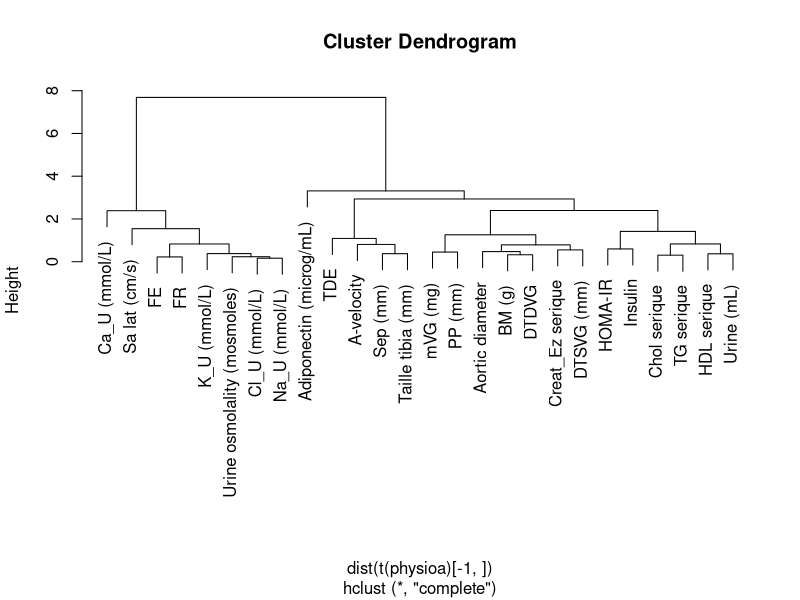
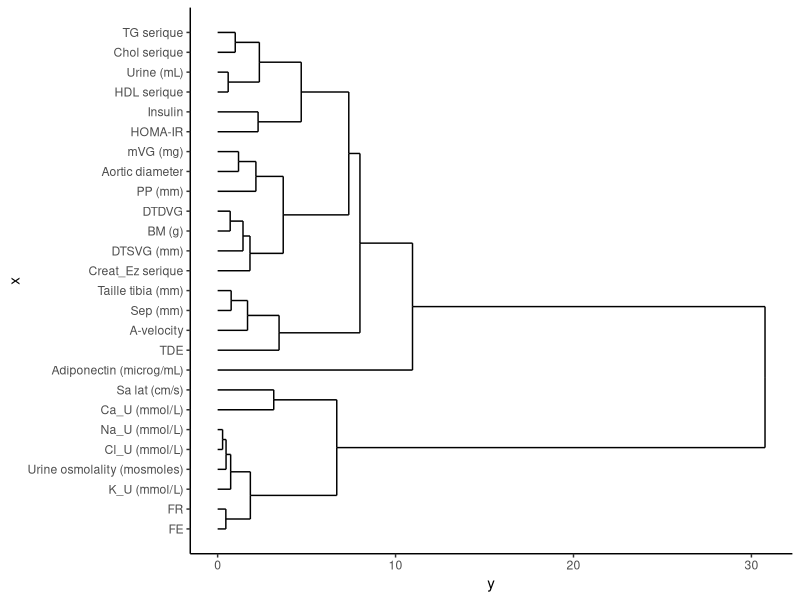
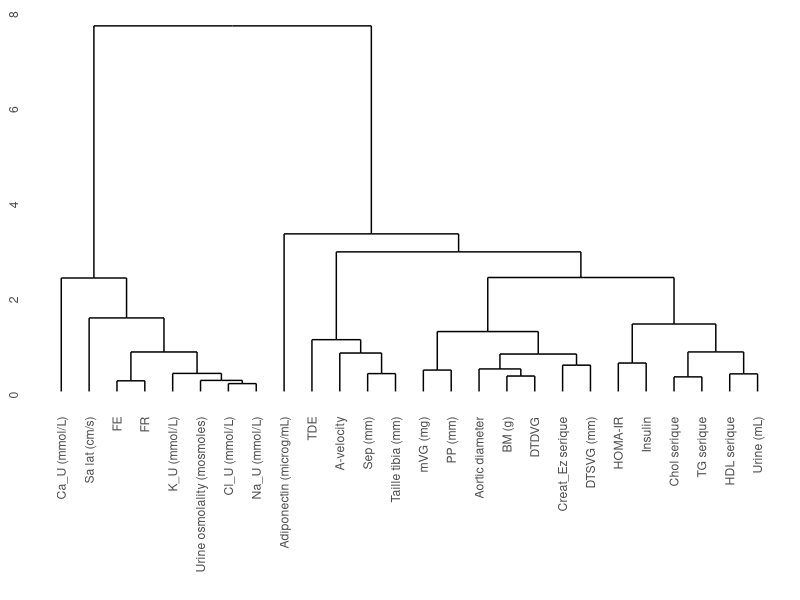
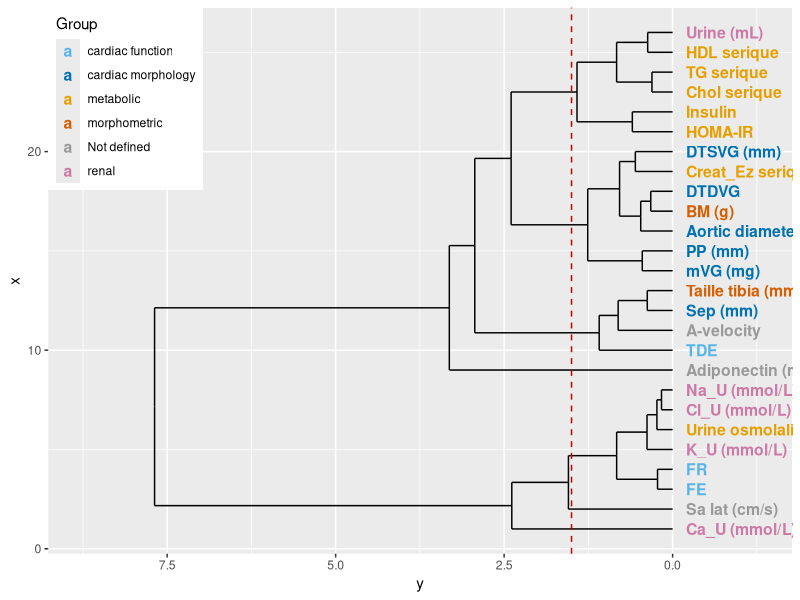

Here is the R script that generated these plots, in order:
setwd("D:/R/MirMet//Dendrogram")
library("tidyr")
library("dplyr")
library("ggplot2")
library("ggdendro")
library("magrittr")


tab <- read.table("PhysioParam00.txt", header = TRUE, sep = "\t")
tab_comp <- tab %>% select(NodeID1 = NodeID2, NodeID2 = NodeID1, CE)
tab %<>% bind_rows(tab_comp)

physioa<-as.matrix(spread(tab, NodeID2, CE))
physioa[is.na(physioa)] <- 1

group <- read.table("Groups.txt", header = TRUE, sep="\t")
physioa2 <- left_join(as.data.frame(physioa), group, by=c("NodeID1" = "NodeID"))
physioa2<-as.matrix(physioa2)

# Must discard first line
plot(hclust(dist(t(physioa)[-1,])))

matdist <- dist(t(physioa)[-1,])


ggdendrogram(hclust(dist(matdist)),rotate = TRUE, size = 4, theme_dendro = FALSE) + theme_classic()

hc <- hclust(matdist)
hcdata <- dendro_data(hc, type="rectangle")

hcdata$labels$label=colnames(physioa)[as.numeric(hc$order)+1]
leaf <- data.frame(NodeID = colnames(physioa)[as.numeric(hc$order)+1],
                   x = hcdata$labels$x,
                   y = hcdata$labels$y-0.2)
leaf <- left_join(leaf,group)
leaf$NodeID <- with(leaf,factor(NodeID, levels = colnames(physioa)[as.numeric(hc$order)+1]))

ggdendrogram(hcdata)
cbPalette <- c("#56B4E9", "#0072B2","#E69F00", "#D55E00","#999999", "#CC79A7")
p <- ggplot() + 
     geom_segment(data=segment(hcdata), aes(x=x, y=y, xend=xend, yend=yend)) +
     geom_text(data=leaf, aes(x=x, y=y, label=NodeID, hjust=0, colour=Group), size=4, fontface ="bold") +
     coord_flip() + 
    #theme_classic() +
    #scale_color_brewer("function", type = "qual", palette = "Set1") +
  scale_fill_manual(values=cbPalette) +
  scale_colour_manual(values=cbPalette) +
  theme(legend.justification=c(0,1), legend.position=c(0, 1)) +
  geom_hline(aes(yintercept=1.5), colour="#BB0000", linetype="dashed") +
     scale_y_reverse(expand=c(0.2, 0))
pdf("PhysioDendro.pdf",width=8.3, height=11.7, onefile=T)
plot(p)
dev.off()
